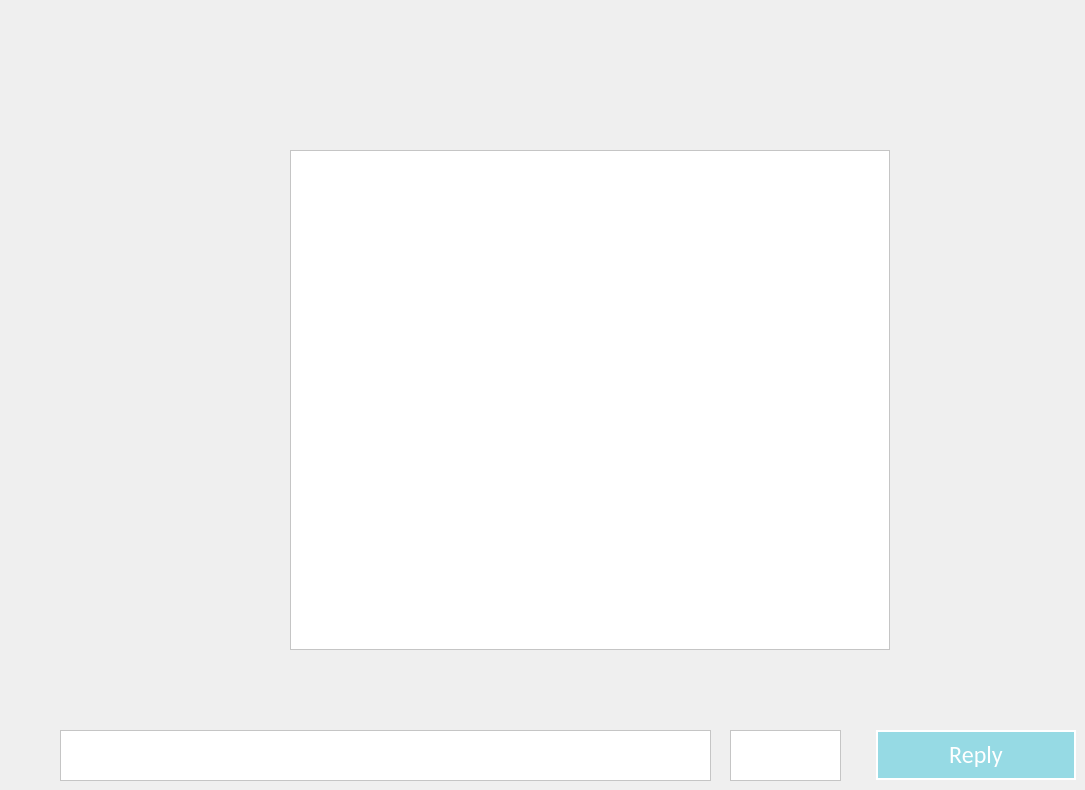
      <widget class="QWidget" name="Messages">
       <widget class="QTextEdit" name="textEdit">
        <property name="geometry">
         <rect>
          <x>60</x>
          <y>730</y>
          <width>651</width>
          <height>51</height>
         </rect>
        </property>
        <property name="styleSheet">
         <string notr="true">background-color: white; color: black;</string>
        </property>
       </widget>
       <widget class="QPushButton" name="addDrug_btn_6">
        <property name="geometry">
         <rect>
          <x>876</x>
          <y>730</y>
          <width>200</width>
          <height>50</height>
         </rect>
        </property>
        <property name="sizePolicy">
         <sizepolicy hsizetype="Fixed" vsizetype="Fixed">
          <horstretch>0</horstretch>
          <verstretch>0</verstretch>
         </sizepolicy>
        </property>
        <property name="minimumSize">
         <size>
          <width>200</width>
          <height>50</height>
         </size>
        </property>
        <property name="font">
         <font>
          <family>Calibri</family>
          <pointsize>18</pointsize>
          <weight>50</weight>
          <italic>false</italic>
          <bold>false</bold>
          <underline>false</underline>
          <kerning>true</kerning>
         </font>
        </property>
        <property name="styleSheet">
         <string notr="true">QPushButton
{
	border: 2px solid #fff;
	background-color: #96dae4;
	color: #fff;
}

QPushButton:hover
{
	background-color: #FFF;
	color: black;
}</string>
        </property>
        <property name="text">
         <string>Reply</string>
        </property>
       </widget>
       <widget class="QTableWidget" name="drugs_table_3">
        <property name="geometry">
         <rect>
          <x>290</x>
          <y>150</y>
          <width>600</width>
          <height>500</height>
         </rect>
        </property>
        <property name="sizePolicy">
         <sizepolicy hsizetype="Minimum" vsizetype="Minimum">
          <horstretch>0</horstretch>
          <verstretch>0</verstretch>
         </sizepolicy>
        </property>
        <property name="minimumSize">
         <size>
          <width>600</width>
          <height>500</height>
         </size>
        </property>
        <property name="maximumSize">
         <size>
          <width>600</width>
          <height>500</height>
         </size>
        </property>
        <property name="styleSheet">
         <string notr="true">background-color: white;</string>
        </property>
       </widget>
       <widget class="QTextEdit" name="textEdit_2">
        <property name="geometry">
         <rect>
          <x>730</x>
          <y>730</y>
          <width>111</width>
          <height>51</height>
         </rect>
        </property>
        <property name="styleSheet">
         <string notr="true">background-color: white; color: black;</string>
        </property>
       </widget>
      </widget>
